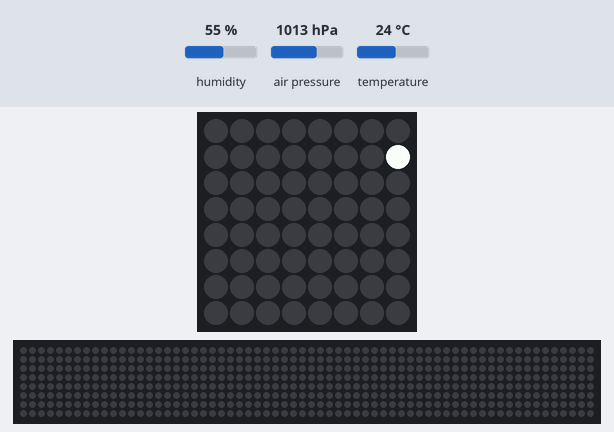
A program run on a simulated Raspberry Pi (BCM pin numbers) with a Sense HAT. Shown: the Sense HAT's 8×8 RGB LED matrix, a strip that is not on the board, showing the scrolling text unrolled. The test bench sets the inputs (shaded band); at power-on: humidity 55 %, air pressure 1013 hPa, temperature 24 °C. The 64×8 strip is a reading aid, not a part: it shows the text the matrix is scrolling, unrolled, one strip-width of it at a time.

Above: at 0.32 s.
At 5.14 s:
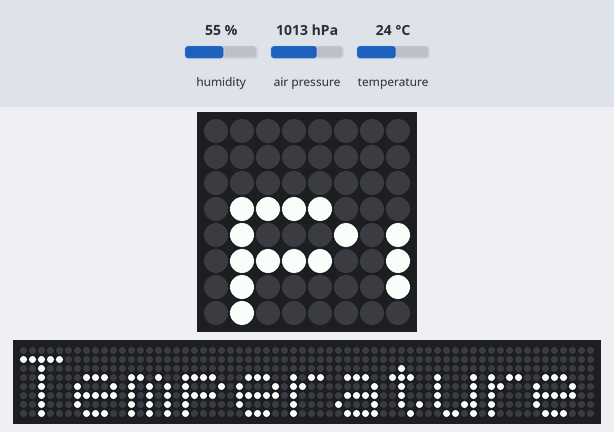
At 10.16 s:
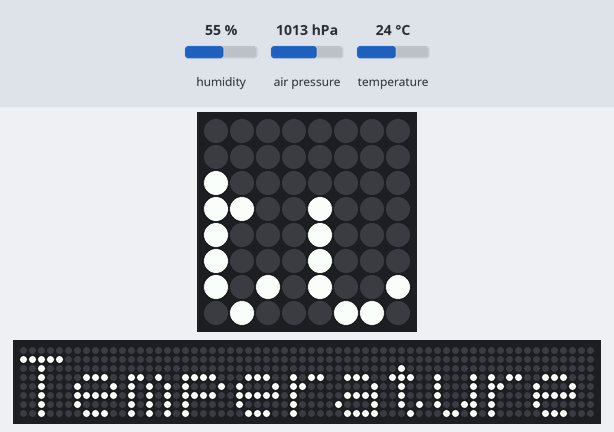
At 19.99 s:
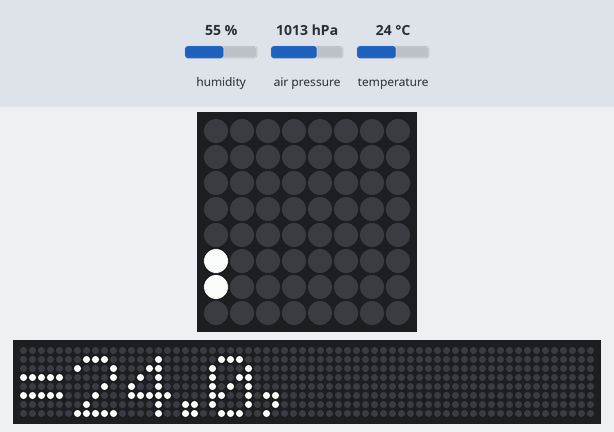
At 29.82 s:
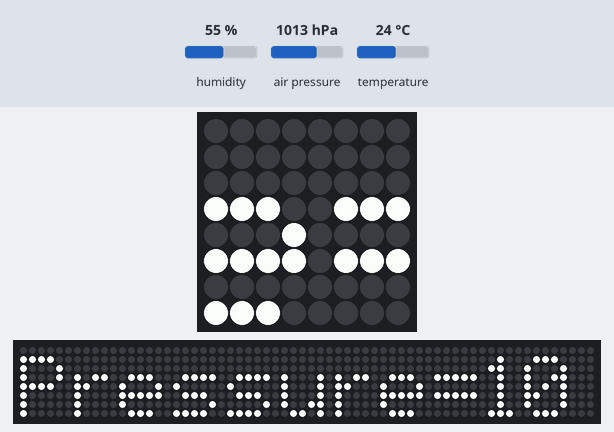
At 39.86 s:
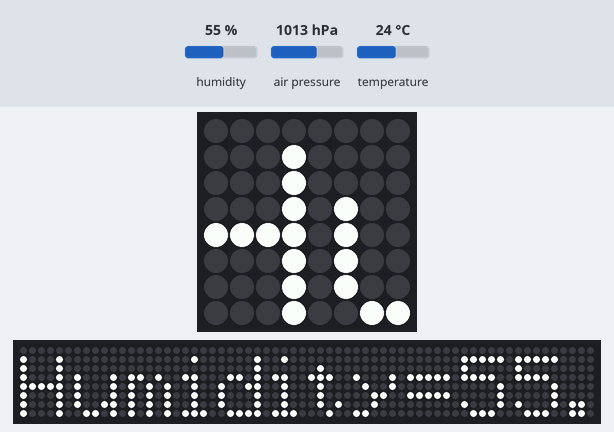

The program:

env.py
```python
from sense_hat import SenseHat
sense = SenseHat()
while True:

    t = round(sense.get_temperature(),1)
    p = round(sense.get_pressure(),1)
    h = round(sense.get_humidity(),1)

    msg = "Temperature=%s, Pressure=%s, Humidity=%s" %(t,p,h)
    sense.show_message(msg,scroll_speed=0.2)
```
